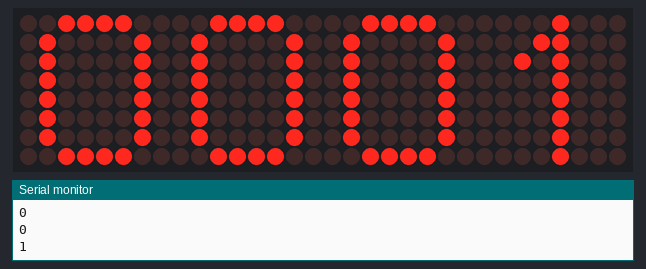
This sketch was run on a simulated Arduino Uno, built with avr-gcc and run on an emulated ATmega328P. Parts: 32×8 LED matrix, the last lines printed to the serial monitor.

Above: at 1.1 s.
At 5.1 s:
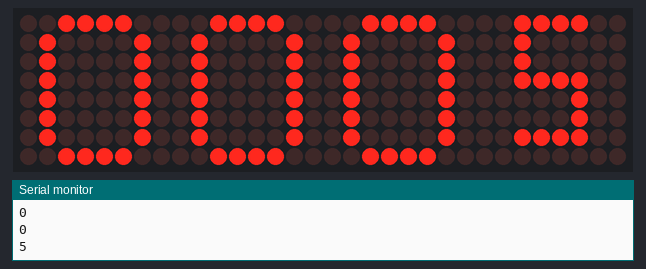
At 10.1 s:
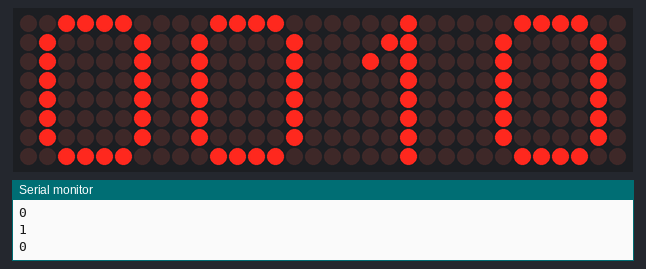
At 20.1 s:
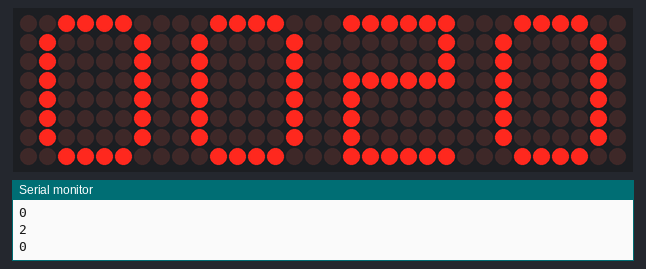
At 29.1 s:
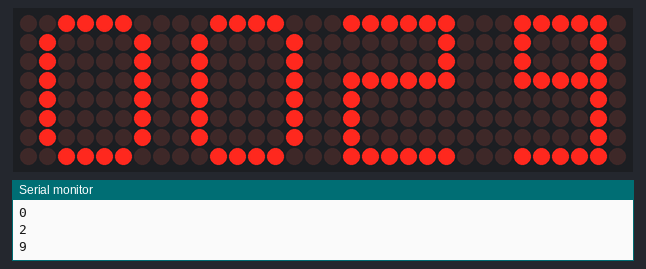
At 39.1 s:
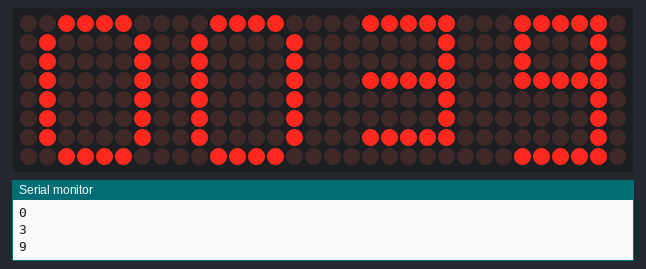

Measured:
- what the display in image 0 shows lasts 1.0 s, from 1.0 s to 2.0 s

The sketch:

time-test.ino
```cpp
#include "Time_Setting.h"
#include "Led_Display.h"
#include "Led_Display_Data.h"

unsigned long previousMillis = 0;
const int INTERVAL = 1000;

// display control variables.
const int DISPLAY_DIN_PIN = 12;
const int DISPLAY_CLK_PIN = 11;
const int DISPLAY_CS_PIN = 10;
const int DISPLAY_N_DEVICES = 4;
LedControl lc = LedControl(DISPLAY_DIN_PIN, DISPLAY_CLK_PIN, DISPLAY_CS_PIN, DISPLAY_N_DEVICES);

void setup() {
  // put your setup code here, to run once:
  Serial.begin(9600);
  init_display();
}

void loop() {
  // put your main code here, to run repeatedly:
  unsigned long currentMillis = millis();

  if (currentMillis - previousMillis >= INTERVAL) {
    // save the last time you blinked the LED
    previousMillis = currentMillis;
    String strTime = millisToTime(previousMillis);

    Serial.println(millisToTime(previousMillis));
    displayTime(strTime);
  }
}
```

Led_Display.cpp
```cpp
#include "Led_Display.h"

extern LedControl lc;
extern byte chars[38][8];

void init_display() {
    lc.shutdown(0, false); // Wake up displays
    lc.shutdown(1, false);
    lc.shutdown(2, false);
    lc.shutdown(3, false);
    // up to 4 devices

    lc.setIntensity(0, 5); // Set intensity levels
    lc.setIntensity(1, 5);
    lc.setIntensity(2, 5);
    lc.setIntensity(3, 5);

    lc.clearDisplay(0);  // Clear Displays
    lc.clearDisplay(1);
    lc.clearDisplay(2);
    lc.clearDisplay(3);
}

void displayOneChar(int device, char c) {
    int idx = int(c - '0');
    Serial.println(idx);
    for (int i = 0; i < 8; ++i) {
        lc.setRow(device, i, (byte)chars[idx][i]);
    }
}

void displayTime(String timeStr) {
    int l = timeStr.length();
//    Serial.print("length : ");
//    Serial.println(l);
//    Serial.print("display time : ");
    for (int i = 0; i < l; ++i) {
        displayOneChar(3 - i, timeStr.charAt(i));
    }
//    char timeCharArr[5] = { 0, };
//    timeStr.toCharArray(timeCharArr, timeStr.length());
//    Serial.print("TimeCharArr : ");
//    Serial.println(timeCharArr);
//    for (int i = 3; i >= 0; --i) {
//        displayOneChar(i, timeCharArr[i]);
//    }
}
```

Led_Display.h
```cpp
#include "Arduino.h"
#include "LedControl.h"

void init_display();

void displayTime(String timeStr);
void displayOneChar(int device, char c);
```

Time_Setting.cpp
```cpp
#include "Time_Setting.h"

String millisToTime(unsigned long t) {
    int seconds = (t / 1000);
    int minutes = seconds / 60;

    seconds %= 60;
//    int seconds = (t / 1000) % 60;
//    int minutes = (t / (1000 * 60)) % 60;
//    int hours = (t/(1000*60*60))%24;

//    String strHours = (hours < 10) ? "0" + String(hours) : String(hours);
    String strMinutes = (minutes < 10) ? "0" + String(minutes) : String(minutes);
    String strSeconds = (seconds < 10) ? "0" + String(seconds) : String(seconds);

//    return strHours + ":" + strMinutes + ":" + strSeconds;
    return strMinutes + strSeconds;
}
```

Time_Setting.h
```cpp
#include "Arduino.h"

String millisToTime(unsigned long t);
```

Source omitted: _Display_Data.h (data table, 2012 bytes)
